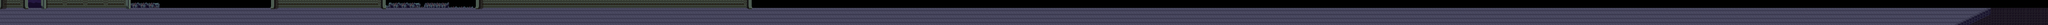

This game map was drawn from its Tiled (.tmx) file and the tilesets committed beside it. A one-line description and the trimmed map source follow:
An orthogonal 1500x19 tile map with 32x32 px tiles, 7 tile layers (Ground, ObstacleShadow2, Obstacle, ObstacleShadow, ...), 1 hidden layer not drawn, 4 tilesets, 1 image layer and 45 objects (33x EscapeObstacle, 5x EscapeWarning, 4x BasicNPC, 2x TouchTrigger, EscapePlayer).

<map version="1.0" tiledversion="1.1.5" orientation="orthogonal" renderorder="right-down" width="1500" height="19" tilewidth="32" tileheight="32" infinite="0" nextobjectid="117">
 <properties>
  <property name="battlebg" type="file" value="../art/backgrounds/robotropolis1.png" />
  <property name="bgm" type="file" value="../audio/music/battle.ogg" />
  <property name="onload" type="file" value="actions/robo_escape2.lua" />
  <property name="regionName" value="Robotropolis" />
  <property name="sectorName" value="Sector 7" />
 </properties>
 <tileset firstgid="1" source="robotropolis.tsx" />
 <tileset firstgid="3501" source="knothole.tsx" />
 <tileset firstgid="6985" source="tunnel.tsx" />
 <tileset firstgid="10167" source="forest2.tsx" />
 <imagelayer name="Parallax" offsetx="0" offsety="-288">
  <image source="../art/parallax/sky.png" width="1024" height="704" />
  <properties>
   <property name="type" value="Parallax" />
  </properties>
 </imagelayer>
 <layer name="Ground" width="1500" height="19">
  <data>[28500 cells, 18960 non-empty, 17 distinct tile ids]</data>
 </layer>
 <layer name="ObstacleShadow2" width="1500" height="19" opacity="0.8">
  <data>[28500 cells, 74 non-empty, 6 distinct tile ids]</data>
 </layer>
 <layer name="Obstacle" width="1500" height="19">
  <data>[28500 cells, 2988 non-empty, 116 distinct tile ids]</data>
 </layer>
 <layer name="ObstacleShadow" width="1500" height="19" opacity="0.8">
  <data>[28500 cells, 626 non-empty, 7 distinct tile ids]</data>
 </layer>
 <layer name="ObstacleShadow3" width="1500" height="19" opacity="0.5">
  <data>[28500 cells, 0 non-empty, 0 distinct tile ids]</data>
 </layer>
 <layer name="Obstacle2" width="1500" height="19">
  <data>[28500 cells, 144 non-empty, 64 distinct tile ids]</data>
 </layer>
 <layer name="Obstacle3" width="1500" height="19">
  <data>[28500 cells, 14 non-empty, 8 distinct tile ids]</data>
 </layer>
 <objectgroup name="lower" />
 <objectgroup name="objects">
  <!-- 45 objects omitted --></objectgroup>
 <layer name="Collision" width="1500" height="19" visible="0">
  <data>[28500 cells, 280 non-empty, 1 distinct tile ids]</data>
 </layer>
</map>
<!-- 45 of 45 objects omitted -->
